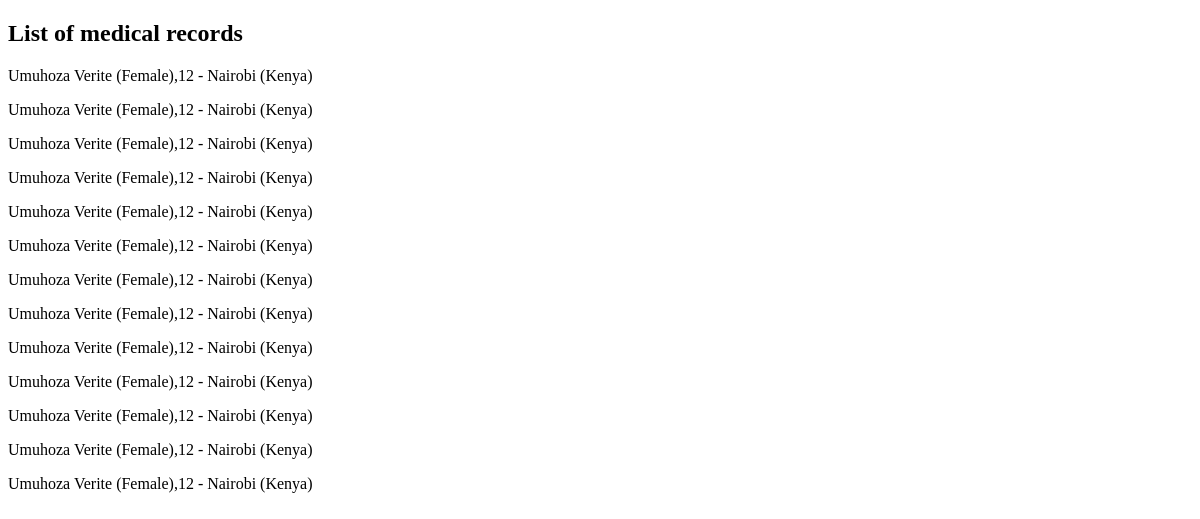
Page /recordspatients/patients/ on the earlier database version.
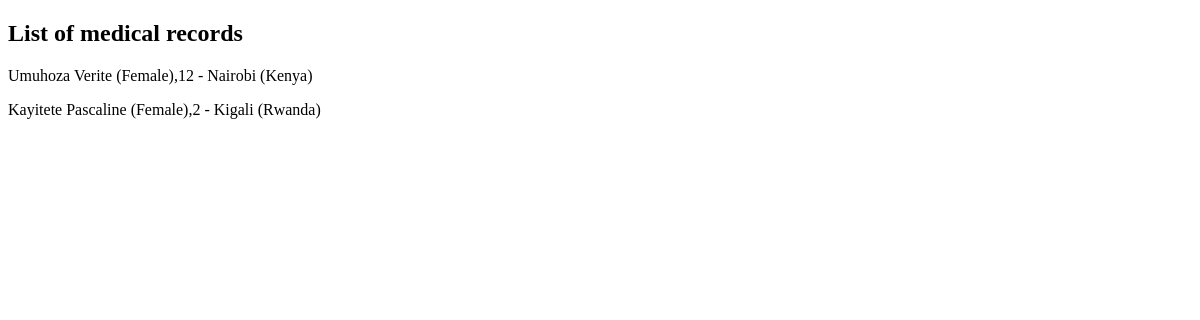
Same page on the later database version.
### recordspatients/models.py (models this page shows)
class Patient(models.Model):
    first_name = models.CharField(max_length=20)
    last_name = models.CharField(max_length=20)
    age = models.PositiveSmallIntegerField()
    male = models. BooleanField()
    female = models.BooleanField()
    country = models.CharField(max_length=20)
    city = models.CharField(max_length=20)
    diabetes = models.BooleanField()
    no_diabetes = models.BooleanField()
    unknown = models.BooleanField()

### recordspatients/views.py (the view)
# urls.py: path('patients/', list_patients, name="patients"),
def list_patients(request):
    patients = Patient.objects.all()
    return render(request, 'list_patients.html', {'patients':patients})

### recordspatients/templates/list_patients.html (shortened to what this page needs)
<!DOCTYPE html>
<html lang="en">
  <head>
  </head>
  <body>
    <h2>List of medical records</h2>
        {% for patient in patients %}
        {% if patient.male %}
           <p>{{ patient.first_name }} {{ patient.last_name}} (Male),{{ patient.age }} - {{ patient.city }} ({{ patient.country }})</p>
           {%else%}
           <p>{{ patient.first_name }} {{ patient.last_name }} (Female),{{ patient.age }} - {{ patient.city }} ({{ patient.country }})</p>
           {% endif %}
        {% endfor %}
  </body>
</html>

Differences in the rows shown:
removed Patient: first_name "Umuhoza", last_name "Verite", age "12", city "Nairobi", country "Kenya"
removed Patient: first_name "Umuhoza", last_name "Verite", age "12", city "Nairobi", country "Kenya"
removed Patient: first_name "Umuhoza", last_name "Verite", age "12", city "Nairobi", country "Kenya"
removed Patient: first_name "Umuhoza", last_name "Verite", age "12", city "Nairobi", country "Kenya"
removed Patient: first_name "Umuhoza", last_name "Verite", age "12", city "Nairobi", country "Kenya"
removed Patient: first_name "Umuhoza", last_name "Verite", age "12", city "Nairobi", country "Kenya"
removed Patient: first_name "Umuhoza", last_name "Verite", age "12", city "Nairobi", country "Kenya"
removed Patient: first_name "Umuhoza", last_name "Verite", age "12", city "Nairobi", country "Kenya"
removed Patient: first_name "Umuhoza", last_name "Verite", age "12", city "Nairobi", country "Kenya"
removed Patient: first_name "Umuhoza", last_name "Verite", age "12", city "Nairobi", country "Kenya"
removed Patient: first_name "Umuhoza", last_name "Verite", age "12", city "Nairobi", country "Kenya"
removed Patient: first_name "Umuhoza", last_name "Verite", age "12", city "Nairobi", country "Kenya"
added Patient: first_name "Kayitete", last_name "Pascaline", age "2", city "Kigali", country "Rwanda"
